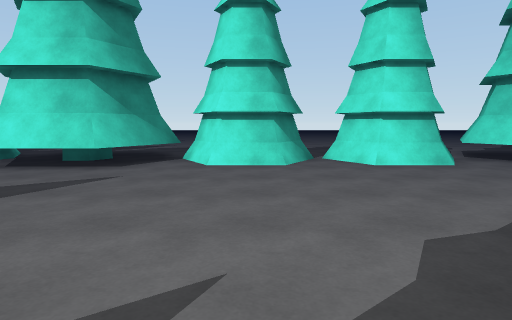
View 1 (above)

24 first-person views from a walk through a 3-D level made in the Unity game engine. The camera is 1.3 m above the floor, tilts 6° down and sees 75° across. The floor is counted in squares, 1.78 m on a side. Each view is taken from the middle of a square. On the plan, view 1 faces up. The plan holds only what a view shows up to about 11 squares ahead; the rest is blank. The place goes on beyond the plan. The player character is not drawn.

View 2
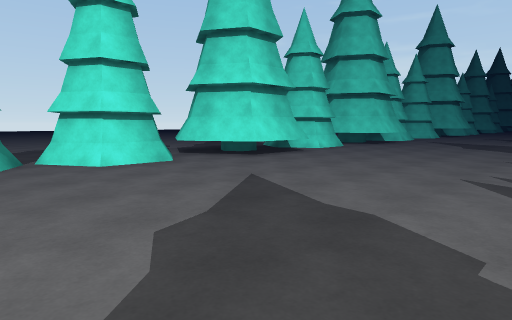

View 3
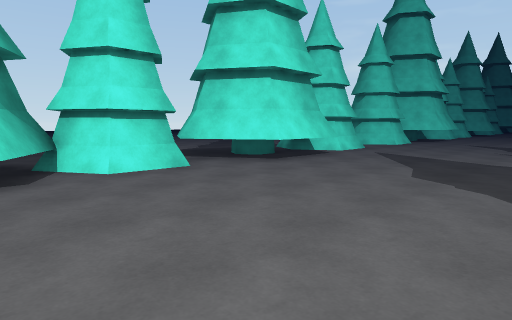

View 4
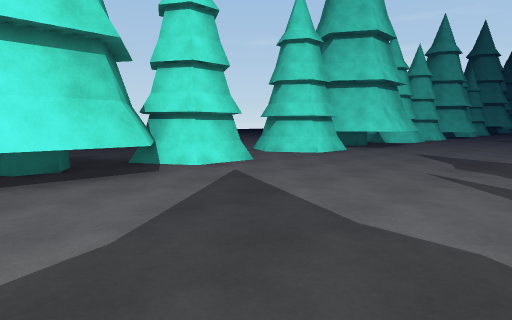

View 5
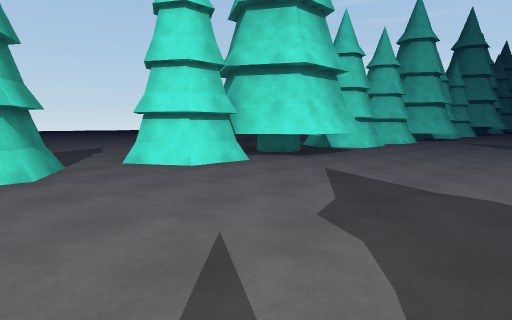

View 6
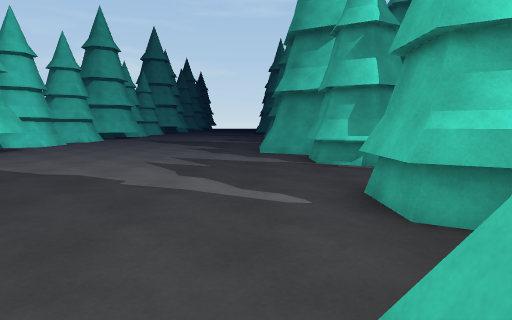

View 7
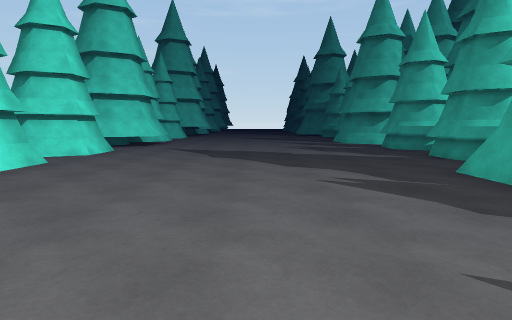

View 8
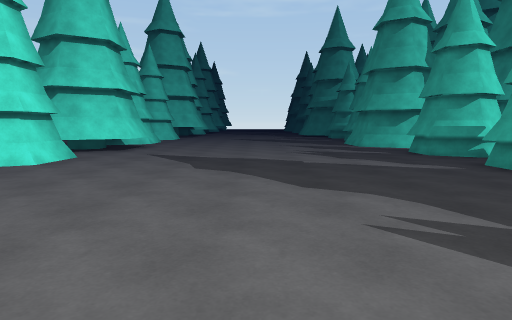

View 9
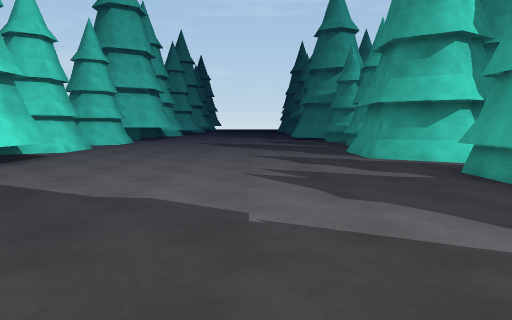

View 10
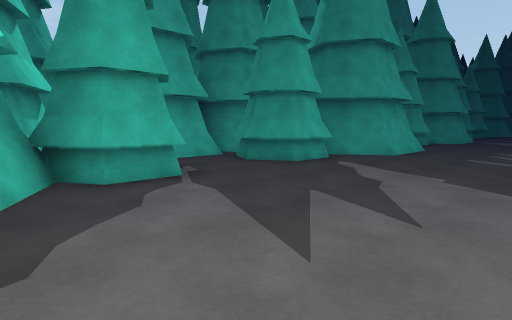

View 11
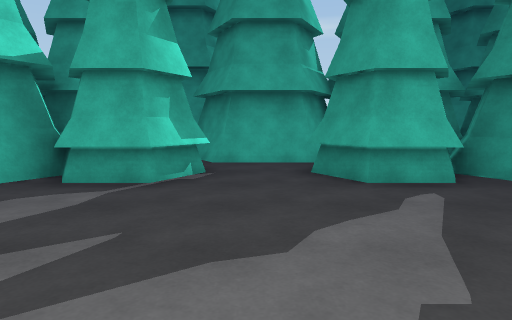

View 12
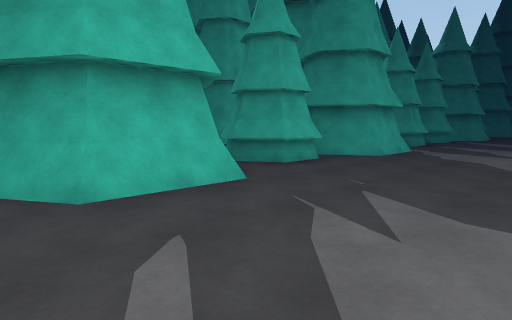

View 13
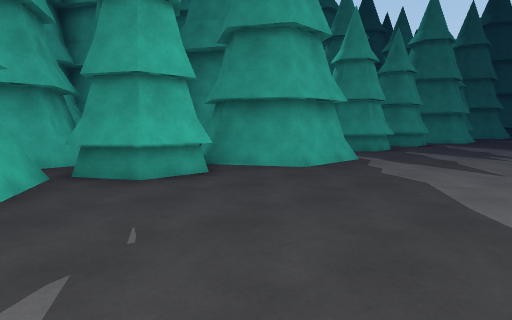

View 14
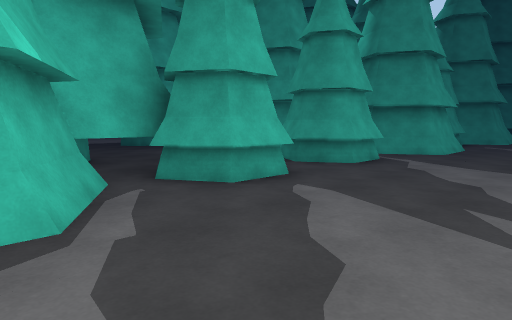

View 15
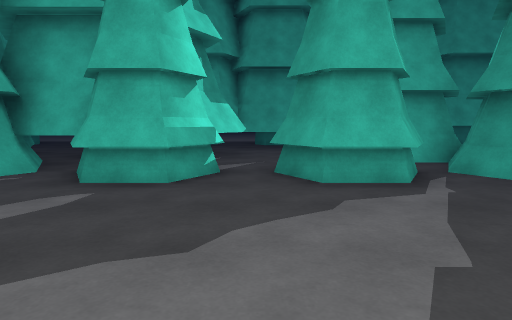

View 16
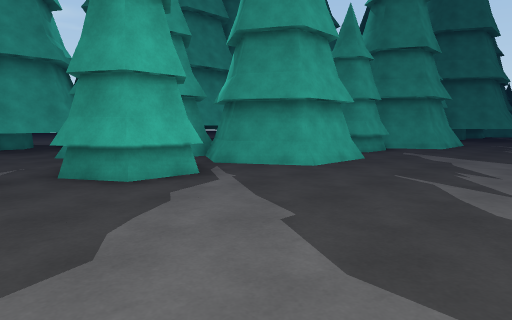

View 17
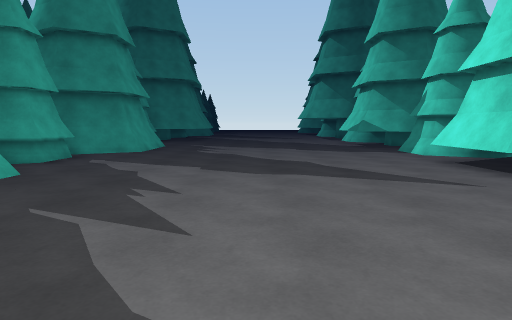

View 18
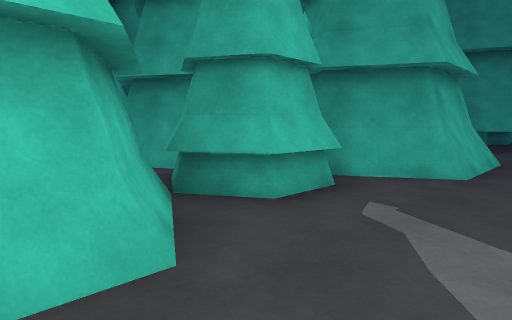

View 19
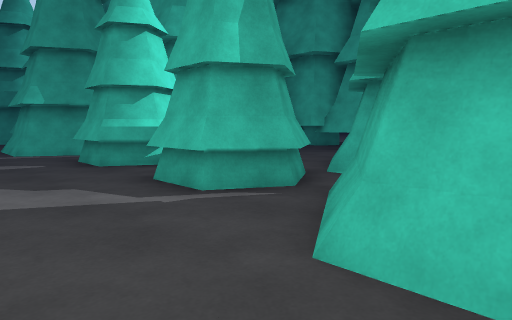

View 20
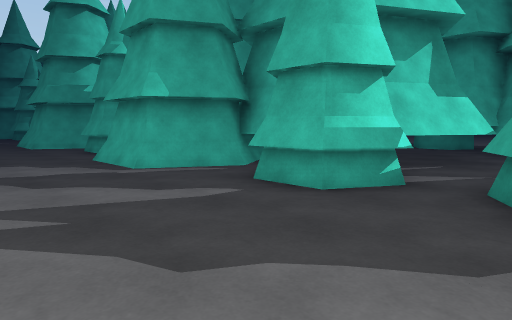

View 21
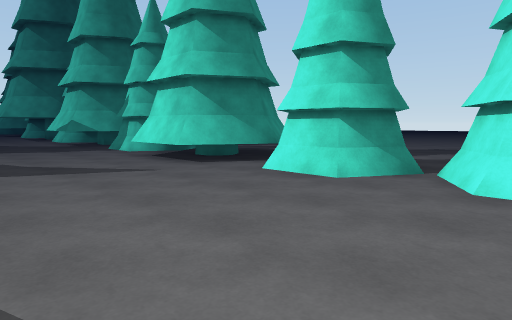

View 22
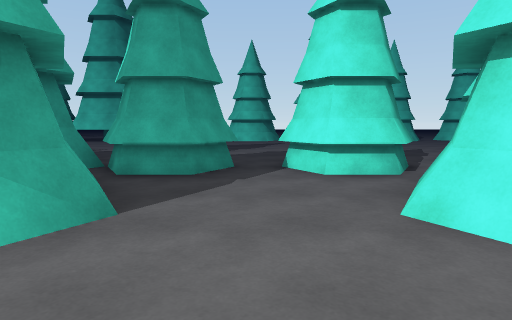

View 23
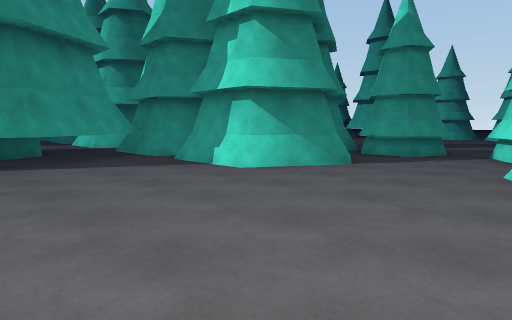

View 24
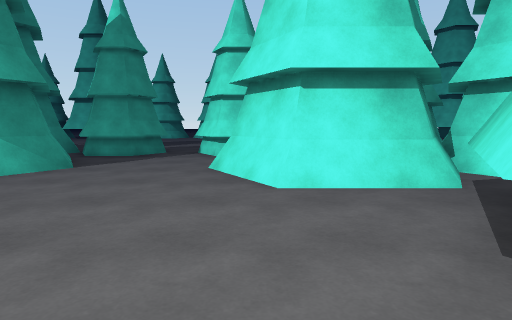

### Floor plan
Key: @ floor where view 1 was taken; # wall or solid block; . floor; T tree.
Columns run from 9 left of view 1 to 38 right of it. Each row starts with its distance up from view 1.
 13         .. ..               ..
 12         .. ..           ... ..
 11      ..  ...    ...     ... ..
 10    ..... ...   ....     .. ...
  9 T  .  T.  ..  .T ..  T  .. ... TT
  8 T  T  TT  TT  TT T T TT T  .T#TTT   T T  TT
  7 T  #TTTTT#TT#TTTTT##TTTTT#T.T##T#T ##TT# TTTT#
  6 T.TTTTT..T..T.TTTTTT.TTT.TT..T.TTT TT..T.TTT TT.
  5 ................................................
  4 ................................................
  3 ................................................
  2 ................................................
  1 ................................................
  0 .........@......................................
 -1 TT...............................TTT............
 -2 ##T.T.T##.TT.TT.T#T.TT.T#T.T...T.T#T.TT.TT.T#T.T
 -3  ##T#T###T##TT#T### ##T###T#T.T#T## T##.##T## T
 -4   T  T  T.TT TTTTT#T TT  #  T.T  #  TTT.TT T #TT
 -5     T   T#T..TTTTTTTTT# TT# T#TTT#T  T...T TTT
 -6     T    ##TTTT# TT ### T  ####T #T  #T..#  T#
 -7     T        T    T T   T     TT #T  T...T #T#
 -8    T TT    TTTT        T TTT TTTTT.TTT...TTTT
 -9   TTTTT   TTTTT    TTTTT     .TTTT.........TT
-10   TT      TTTTTT   TT         TTTTT........T
-11              T#    TT         T #TT.......T
-12                                      .....

Where each view was taken, in squares from view 1:
view 1: 0 up, 0 right, facing up
view 2: 0 up, 0 right, facing up-right
view 3: 1 up, 7 right, facing up-right
view 4: 1 up, 12 right, facing up-right
view 5: 1 up, 16 right, facing up-right
view 6: 1 down, 15 right, facing right
view 7: 2 up, 21 right, facing right
view 8: 2 up, 23 right, facing right
view 9: 1 up, 27 right, facing right
view 10: 2 up, 24 right, facing down-left
view 11: 2 up, 20 right, facing down
view 12: 2 up, 17 right, facing down-left
view 13: 2 up, 14 right, facing down-left
view 14: 1 up, 8 right, facing down-left
view 15: 2 up, 3 right, facing down
view 16: 2 up, 4 right, facing down-left
view 17: 2 up, 2 right, facing left
view 18: 0 up, 2 left, facing down-left
view 19: 0 up, 2 left, facing down-right
view 20: 1 up, 2 right, facing down-right
view 21: 2 up, 3 right, facing up-left
view 22: 9 down, 30 right, facing up
view 23: 12 down, 32 right, facing up-left
view 24: 12 down, 32 right, facing up
